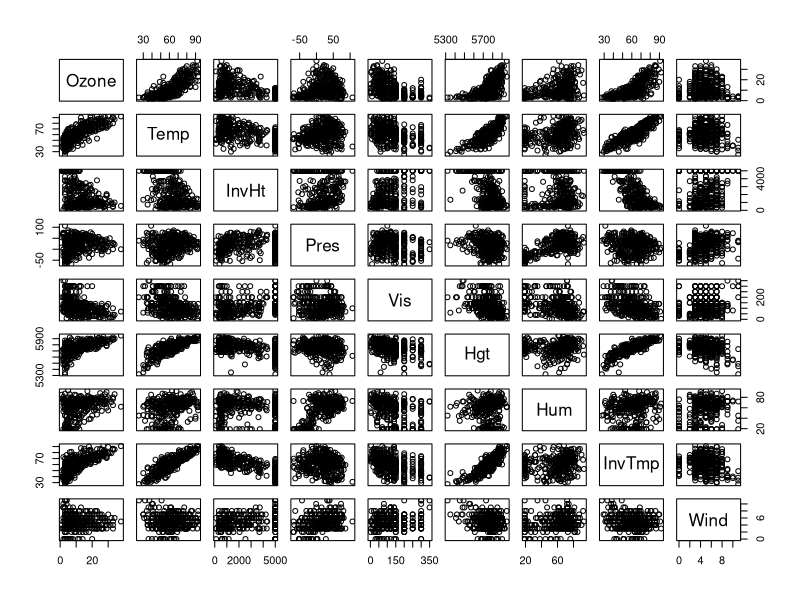
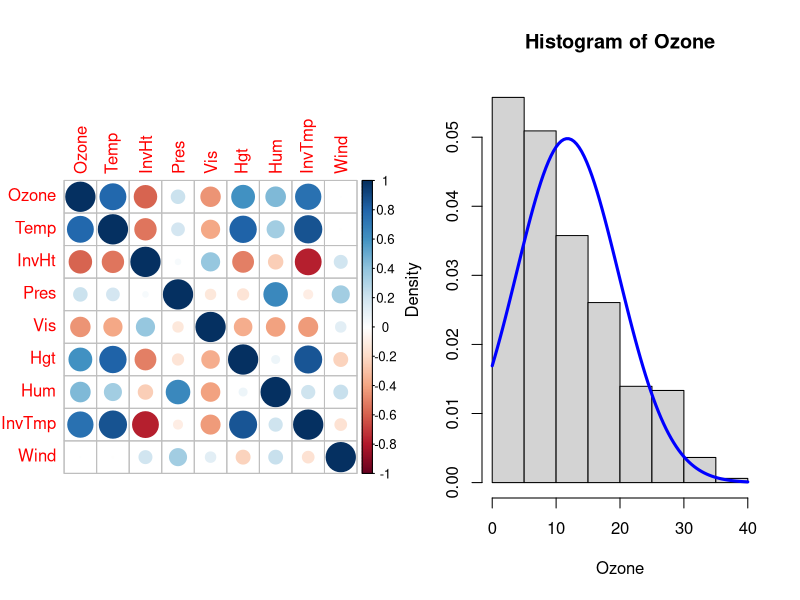
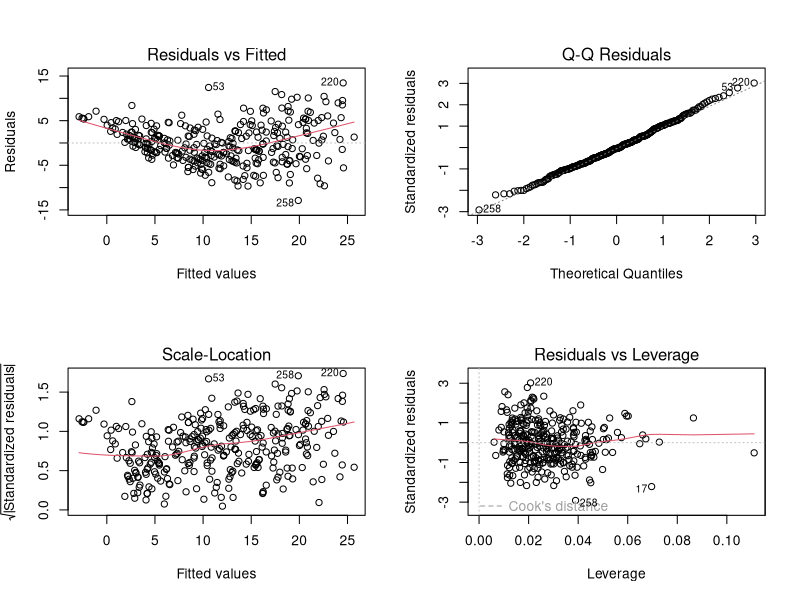
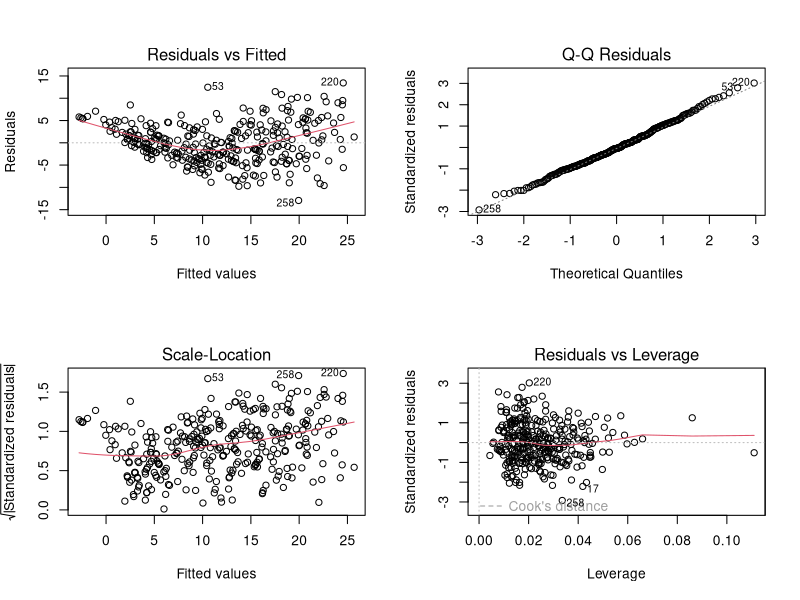
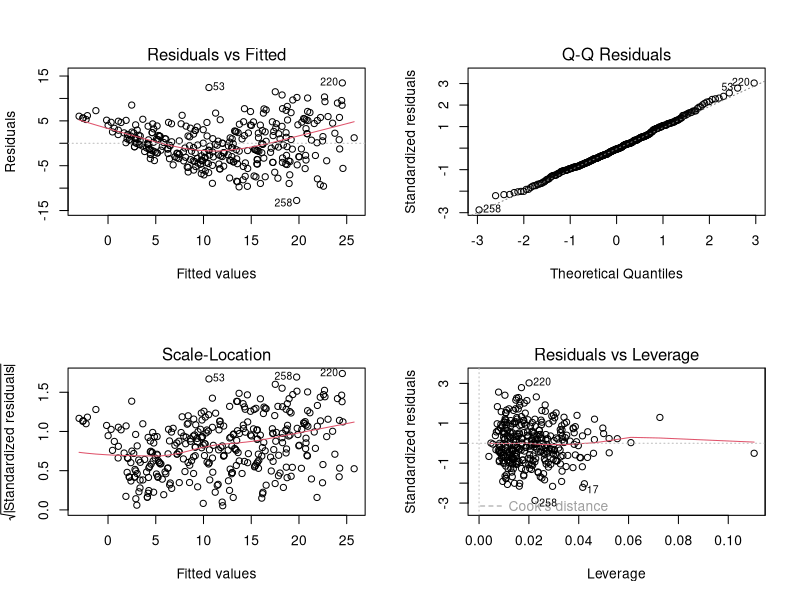
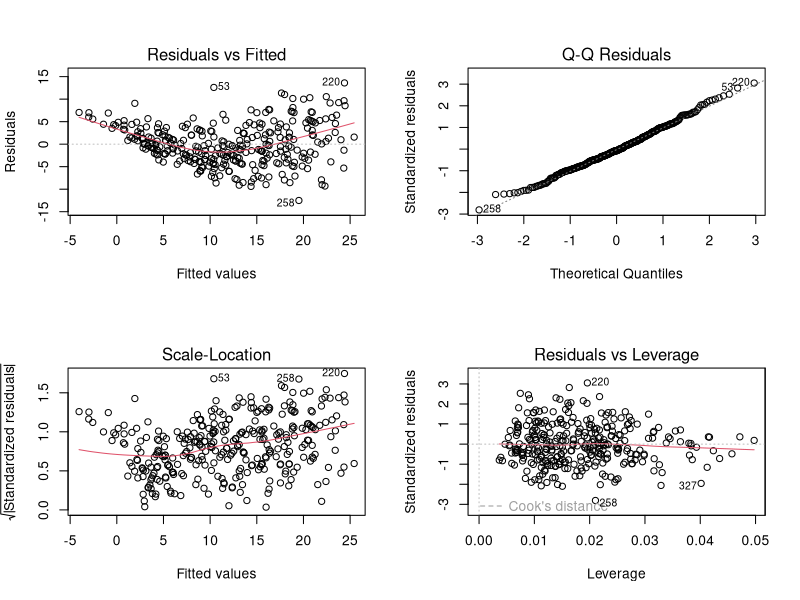
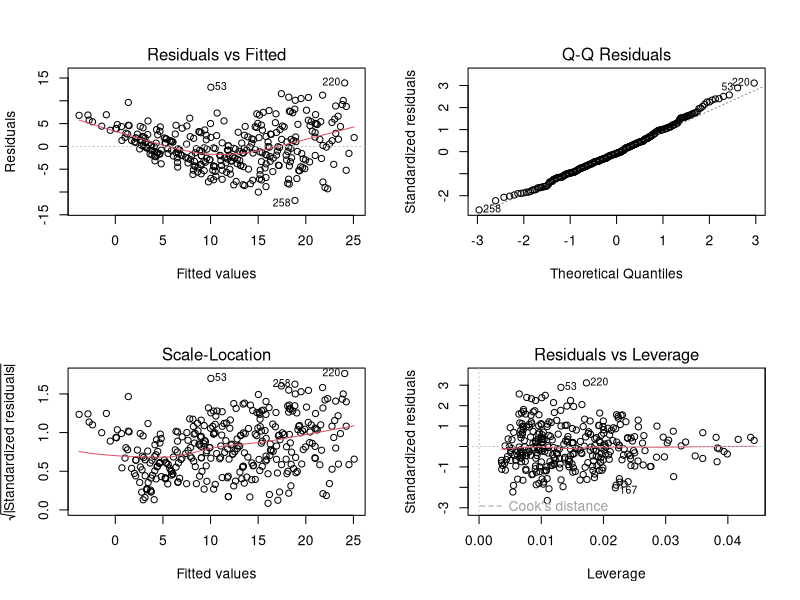
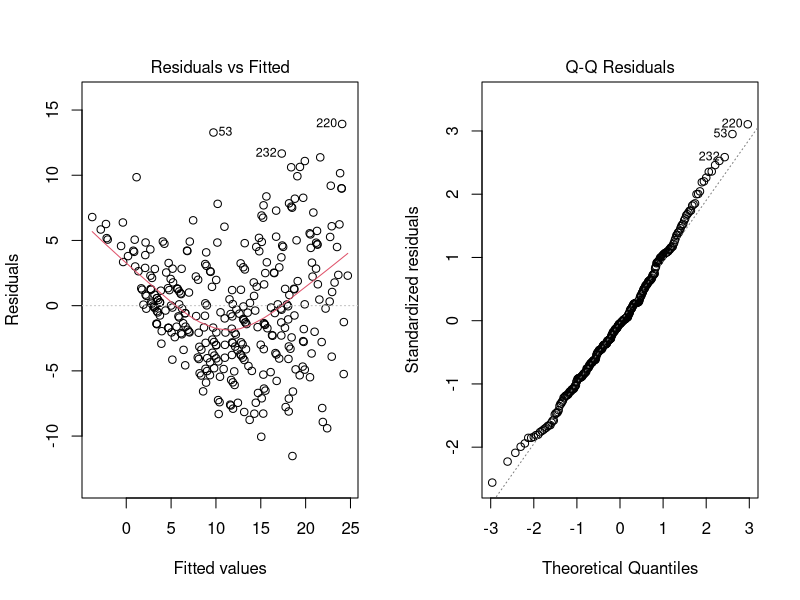

R code for these plots, in order:

## Advanced Data Analysis and Statistical Modelling 
## Assignment 2 

setwd('/Users/idabukhvillesen/Dropbox/8 SEMESTER/Adv. Data Ana. & Stat. Mod./Assignments/Assignment 2')

library(gclus)
library ( corrplot )
library(car)



## Data 
data(ozone)
head(ozone)

## Summary and exploration of data 
summary(ozone)
plot(ozone)

## Correlations
par(mfrow=c(1,2))
corrplot (cor( ozone ))

# DENSITY PLOT OF OZONE CONCENTRATION
Ozone = ozone$Ozone
# Density plot of Clo:
f<-function(x){dnorm(x,mean=mean(Ozone,na.rm=T),
                     sd=sd(ozone$Ozone,na.rm=T))}
hist(Ozone,xlab='Ozone',probability=T)
curve(f,0,40,lwd=3,col="blue",add=T)
rm(f)
par(mfrow=c(1,1))

#######
 
# MODELS 

#######

## General LM MODELS 
model0 <- lm( Ozone ~ Temp+InvHt+Pres+Vis+Hgt+Hum+InvTmp+Wind , data = ozone )
summary ( model0 )
Anova ( model0, type = 'II' ) # Remove least significant -> Press
par ( mfrow =c(2 ,2))
plot ( model0 )
# Obs on square term in residuals 


model1 <- lm( Ozone ~ Temp+InvHt+Wind+Vis+Hgt+Hum+InvTmp , data = ozone )
summary ( model1 )
Anova ( model1, type = 'II' ) # Remove least significant -> Wind
par ( mfrow =c(2 ,2))
plot ( model1 )
# Looks like the residuals are missing a squared term 
# But we are not allowed to use that... 

model2 <- lm( Ozone ~ Temp+InvHt+Hgt+Vis+Hum+InvTmp , data = ozone )
summary ( model2 )
Anova ( model2, type = 'II' ) # Remove least significant -> Hgt 
par ( mfrow =c(2 ,2))
plot ( model2 )

model3 <- lm( Ozone ~ Temp+InvHt+InvTmp+Vis+Hum , data = ozone )
summary ( model3 )
Anova ( model3, type = 'II' ) # Remove least significant -> InvTmp
par ( mfrow =c(2 ,2))
plot ( model3 )

model4 <- lm( Ozone ~ Temp+InvHt+Vis+Hum , data = ozone )
summary ( model4 )
Anova ( model4, type = 'II' ) # Remove least significant -> Vis
par ( mfrow =c(2 ,2))
plot ( model4 )

model5 <- lm( Ozone ~ Temp+InvHt+Hum , data = ozone )
summary ( model5 )
Anova ( model5, type = 'II' )
par ( mfrow =c(1 ,2))
plot ( model5 )
# NOW ALL SIGNIFICANT 

model6 <- lm( log(Ozone) ~ Temp+InvHt+Hum , data = ozone )
summary ( model6 )
Anova ( model6, type = 'II' )
par ( mfrow =c(1 ,2))
plot ( model6 )
# With log transform the residuals become way better 
# Also the leverage plot is better 
# But quantiles a little of 
# Probably as a distribution assumption and link function
# ie. --> make it into a generalized model!! 

par ( mfrow =c(1 ,2))
## Turning it into a GENERALIZED MODEL
model00.glm<- glm( Ozone ~ Temp+InvHt+Pres+Vis+Hgt+Hum+InvTmp+Wind , family = poisson, data = ozone )
summary ( model00.glm)
Anova ( model00.glm, type = 'II' ) #remove hgt
par ( mfrow =c(2 ,2))
plot(model00.glm)

model01.glm<- glm( Ozone ~ Temp+InvHt+Pres+Vis+Hum+InvTmp+Wind , family = poisson, data = ozone )
summary ( model01.glm)
Anova ( model01.glm, type = 'II' ) #remove wind
par ( mfrow =c(2 ,2))
plot(model01.glm)

model02.glm<- glm( Ozone ~ Temp+InvHt+Pres+Vis+Hum+InvTmp , family = poisson, data = ozone )
summary ( model02.glm)
Anova ( model02.glm, type = 'II' ) #remove press
par ( mfrow =c(2 ,2))
plot(model02.glm)


model03.glm<- glm( Ozone ~ Temp+InvHt+Vis+Hum+InvTmp , family = poisson, data = ozone )
summary ( model03.glm)
Anova ( model03.glm, type = 'II' ) #remove invtmp
par ( mfrow =c(2 ,2))
plot(model03.glm)

model04.glm<- glm( Ozone ~ Temp+InvHt+Vis+Hum , family = poisson, data = ozone )
summary ( model04.glm)
Anova ( model04.glm, type = 'II' ) 
par ( mfrow =c(2 ,2))
plot(model04.glm)
# FINAL PARAMETERS

## TEST FOR DISTRIBUTION AND LINK 
model0.glm<- glm( Ozone ~ Temp+InvHt+Hum+Vis , family = poisson, data = ozone )
summary ( model0.glm)
Anova ( model0.glm, type = 'II' )
par ( mfrow =c(2 ,2))
plot(model0.glm)

model1.glm<- glm( Ozone ~ Temp+InvHt+Hum+Vis , family = quasipoisson(), data = ozone ) 
#If you have overdispersion (see if residual deviance is much larger than degrees of freedom), you may want to use quasipoisson() instead of poisson().
summary ( model1.glm)
Anova ( model1.glm, type = 'II' )
par ( mfrow =c(2 ,2))
plot(model1.glm)
# Not a big difference

model12.glm<- glm( Ozone ~ Temp+InvHt+Hum+Vis , family = Gamma(link="log"), data = ozone ) 
summary ( model12.glm)
Anova ( model12.glm, type = 'II' ) #remove Vis 
par ( mfrow =c(2 ,2))
plot(model12.glm)


model2.glm<- glm( Ozone ~ Temp+InvHt+Hum , family = Gamma(link="log"), data = ozone ) 
summary ( model2.glm)
Anova ( model2.glm, type = 'II' )
par ( mfrow =c(2 ,2))
plot(model2.glm)

model13.glm<- glm( Ozone ~ Temp+InvHt+Hum+Vis , family = Gamma(link="inverse"), data = ozone ) 
summary ( model13.glm)
Anova ( model13.glm, type = 'II' )
par ( mfrow =c(2 ,2))
plot(model13.glm)


model3.glm<- glm( Ozone ~ Temp+InvHt+Hum , family = Gamma(link="inverse"), data = ozone ) 
summary ( model3.glm)
Anova ( model3.glm, type = 'II' )
par ( mfrow =c(2 ,2))
plot(model3.glm)

# Compare glm models quantatively  
anova.glm <- anova(model2.glm,model3.glm, test = "Chisq")
AIC(model0.glm,model1.glm,model2.glm,model3.glm)
BIC(model0.glm,model1.glm,model2.glm,model3.glm)
# both in AIC and BIC model2.glm has lower (ie better) values  
anova.glm
p_val_glm <- 1-pchisq( abs(anova.glm$Deviance[2]), abs(anova.glm$Df[2]))
p_val_glm
anova(model2.glm,model3.glm, test = "Chisq")
anova(model2.glm,model3.glm, test="LRT")

logLik(model0.glm)
logLik(model1.glm)
logLik(model2.glm)
logLik(model3.glm)


## Compare lm (model6) and glm model (model0.glm, poisson)

# make lm as glm for comparison
#model6.1 <- glm( log(Ozone) ~ Temp+InvHt+Hum , family = gaussian(link = "identity"),data = ozone )
#summary ( model6.1 )
#Anova ( model6.1, type = 'II' )
#par ( mfrow =c(2 ,2))
#plot ( model6.1 )

# quantative test 
#logLik(model0.glm)
#logLik(model6.1)
#AIC(model0.glm, model6)

# BASE THE CONCLUSION ON THE VISUAL RESIDUAL PLOTS 
par ( mfrow =c(1,1))
plot(exp(model6$fitted.values), model6$residuals,xlab = "Fitted values", ylab = "Residuals", main = "Residual comparison",ylim=c(-1.5,2.0),xlim=c(0,30),cex=0.7, pch=10)
points(model0.glm$fitted.values, model0.glm$residuals, pch=16, col=2,cex=0.7)
legend("topright", legend = c("lm","glm"),col=c(1,2), pch=c(10,16))
grid(nx = NULL, ny = NULL, col = "lightgray", lty = "dotted")


## Presentation of model 
## PREDICTIONS 

# make 80/20 training test and make predictions on the data 
dt = sort(sample(nrow(ozone), nrow(ozone)*.8))
train <- ozone[dt,]
test <- ozone[-dt,]

# Calculate model on training data 
model.f.glm<- glm( Ozone ~ Temp+InvHt+Hum+Vis , family = poisson, data = train )
summary ( model.f.glm)
Anova ( model.f.glm, type = 'II' )
par ( mfrow =c(2 ,2))
plot(model.f.glm)

# predict from test data 
pred.f <- predict(model.f.glm, newdata = test,
        type = c("response"),
        se.fit = FALSE, dispersion = NULL, terms = NULL,
        na.action = na.pass)

# predict from original ozone data set 
pred.ref <- predict(model0.glm, newdata = ozone,
                  type = c("response"),
                  se.fit = FALSE, dispersion = NULL, terms = NULL,
                  na.action = na.pass)


# calculate RMSE for the two predictions 
sqrt(mean((pred.f-test$Ozone)^2))
sqrt(mean((pred.ref-ozone$Ozone)^2))

#plot predictions 
par ( mfrow =c(1 ,1))
plot(ozone$Ozone, pred.ref,main="Final Model Predictions",xlab = "True values",ylab = "Predicted values")
lines(c(0:35),c(0:35),lty=3)
grid(nx = NULL, ny = NULL, col = "lightgray", lty = "dotted")
points(test$Ozone, pred.f,pch=16, col=2,cex=1.15)
legend("bottomright", legend = c("Original full data-set predictions","Test-set predictions"),col=c(1,2), pch=c(1,16),cex=0.85)
